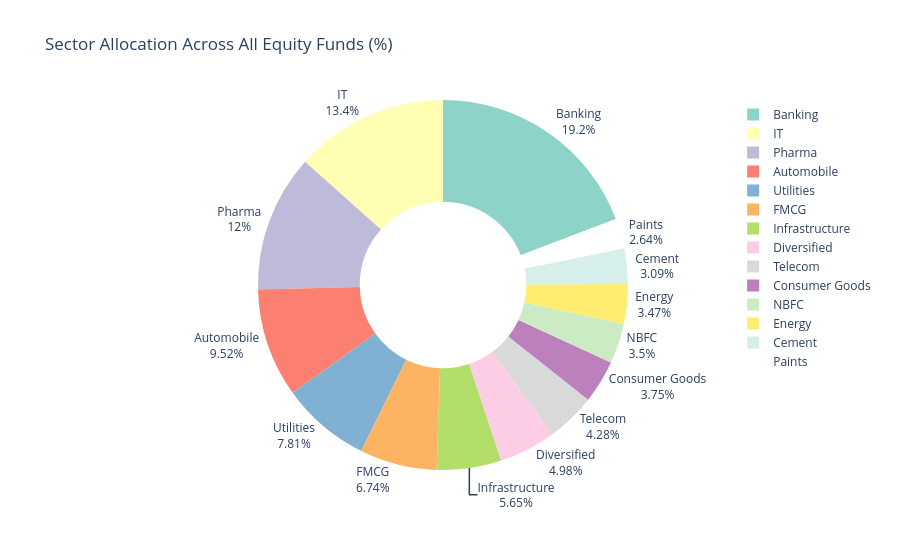

Source (notebook cell):
### Code cell
sector_wt = port.groupby('sector')['weight_pct'].sum().sort_values(ascending=False).reset_index()
sector_wt['weight_pct_norm'] = sector_wt['weight_pct'] / sector_wt['weight_pct'].sum() * 100

fig = px.pie(
    sector_wt, names='sector', values='weight_pct_norm',
    hole=0.45,
    title='Sector Allocation Across All Equity Funds (%)',
    color_discrete_sequence=px.colors.qualitative.Set3
)
fig.update_traces(textposition='outside', textinfo='percent+label')
fig.update_layout(height=550, showlegend=True)
try:
    fig.write_image(str(CHART_DIR / 'chart09_sector_donut.png'))
except Exception:
    pass  # kaleido not installed; skipping PNG export
fig.show()

### Figure 1 — Plotly figure (JSON) as saved in the notebook; plotly's stock layout.template omitted (floating-point values rounded to 4 significant figures)
{"data": [{"domain": {"x": [0, 1], "y": [0, 1]}, "hole": 0.45, "hovertemplate": "sector=%{label}<br>weight_pct_norm=%{value}<extra></extra>", "labels": ["Banking", "IT", "Pharma", "Automobile", "Utilities", "FMCG", "Infrastructure", "Diversified", "Telecom", "Consumer Goods", "NBFC", "Energy", "Cement", "Paints"], "legendgroup": "", "name": "", "showlegend": true, "textinfo": "percent+label", "textposition": "outside", "type": "pie", "values": [19.18, 13.4, 11.98, 9.519, 7.81, 6.739, 5.652, 4.977, 4.283, 3.753, 3.503, 3.468, 3.089, 2.643]}], "layout": {"height": 550, "legend": {"tracegroupgap": 0}, "piecolorway": ["rgb(141,211,199)", "rgb(255,255,179)", "rgb(190,186,218)", "rgb(251,128,114)", "rgb(128,177,211)", "rgb(253,180,98)", "rgb(179,222,105)", "rgb(252,205,229)", "rgb(217,217,217)", "rgb(188,128,189)", "rgb(204,235,197)", "rgb(255,237,111)"], "showlegend": true, "title": {"text": "Sector Allocation Across All Equity Funds (%)"}}}
